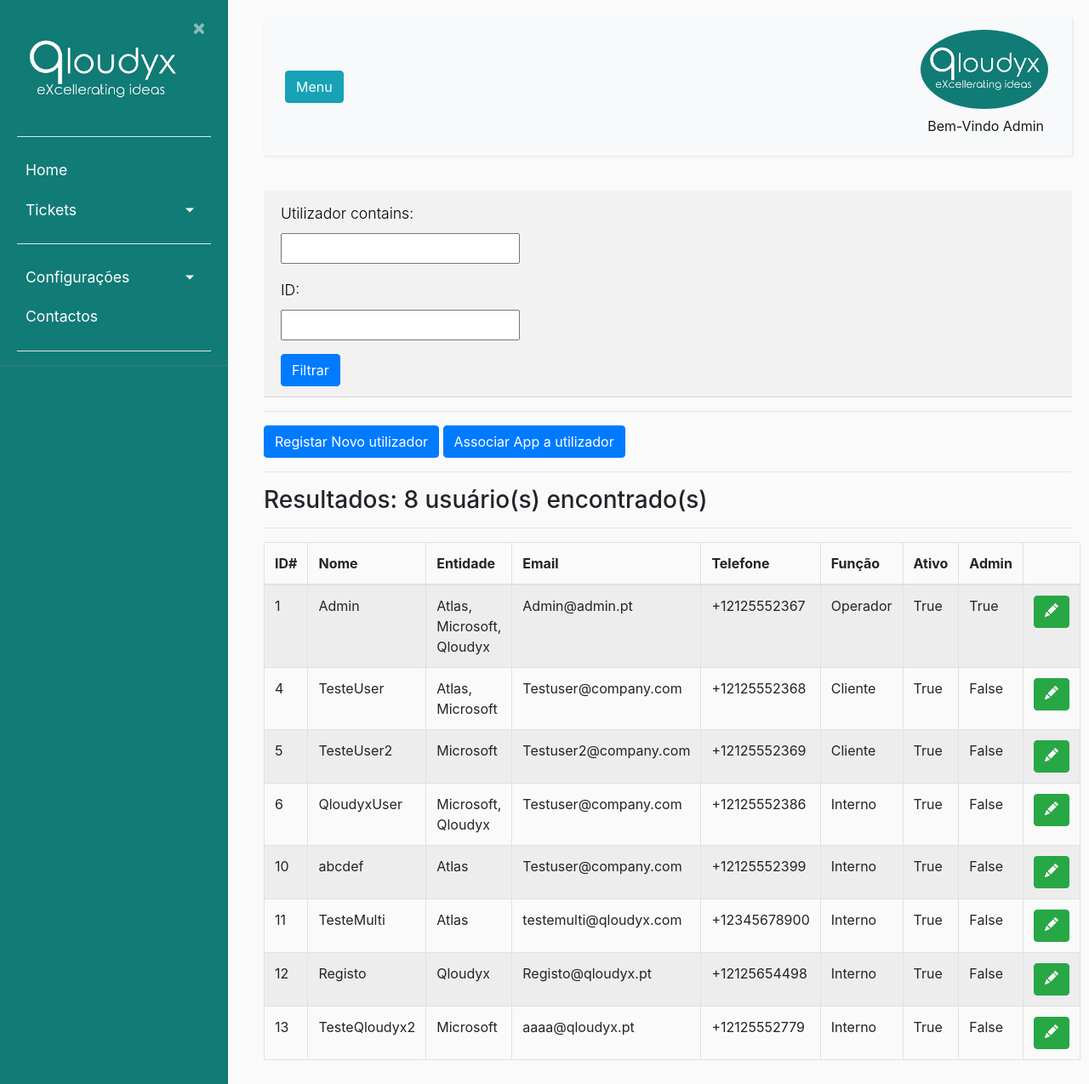
The app's page /listausuarios/ (signed in), older data.
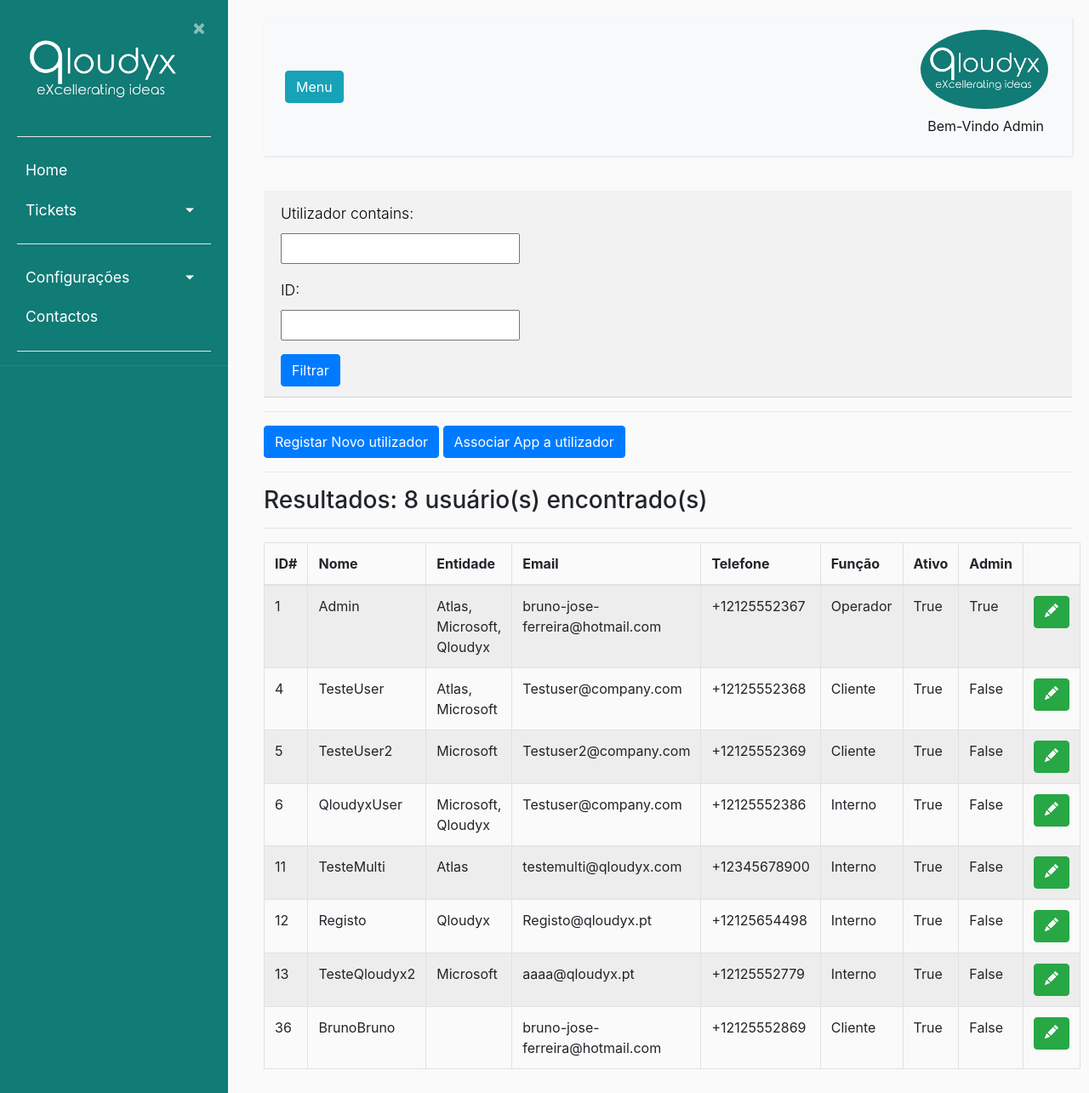
The same page, newer data.
### ticket/models.py (models this page shows, shortened)
class Usuarios(AbstractBaseUser):
    uuid = models.UUIDField(default = uuid.uuid4)
    nome = models.CharField(max_length=100, unique=True,verbose_name='Utilizador')
    email = models.EmailField(verbose_name='E-mail')
    foto = models.ImageField(null=True, blank=True, upload_to='users/uploads/fotos',verbose_name='Foto')
    descricao = models.CharField(max_length=250, null=True)
    EscolhasRole = {
    ("Interno", "Interno"),
    ("Operador", "Operador"),
    ("Cliente", "Cliente"),
    }
    role = models.CharField(max_length=50,choices= EscolhasRole ,verbose_name='Cargo')
    entidade = models.ManyToManyField(Entidades, verbose_name='Entidades')
    telefone = PhoneNumberField(null=True, blank=False, unique=True, verbose_name='Telefone')
    date_of_birth = models.DateField(verbose_name='Data de Nascimento')
    is_active = models.BooleanField(default=True, verbose_name='Ativo?')
    is_admin = models.BooleanField(default=False, verbose_name='Admin?')
    objects = MyUserManager()
    USERNAME_FIELD = 'nome'
    REQUIRED_FIELDS = ['date_of_birth','email']
    def nomes_entidade(self):
            return ', '.join([a.nome for a in self.entidade.all()])
    nomes_entidade.short_description = "Entidades"

class Entidades(models.Model):
    nome = models.CharField(max_length=100)
    externo = models.BooleanField(default=False)

### ticket/views.py (the view)
# urls.py: path('listausuarios/', ticket_views.lista_user, name ='listausuarios'),#lista de usuarios
def lista_user(request):
    usuario =  Usuarios.objects.all()
    userfiltro = UserFilter(request.GET, usuario)
    total_resultados = userfiltro.qs.count()
    return render (request,'ticket/listausuarios.html', {'total':total_resultados,'usuario': userfiltro.qs, 'filter':userfiltro})

### ticket/templates/ticket/listausuarios.html (shortened to what this page needs)
{% extends "ticket/base.html" %}
{% block content %}
<body>
    <div class="card-header">
        <form method="get">
            {{ filter.form.as_p }}
            <button type="submit" class="btn btn-primary">Filtrar</button>
        </form>
    </div>
    <hr>
    <button type="button" class="btn btn-primary"><a href="{% url 'register' %}">Registar Novo utilizador</a></button>
    <button type="button" class="btn btn-primary"><a href="{% url 'criar_appuser' %}">Associar App a utilizador</a></button>
    <hr>
    <h3>Resultados: {{ total }} usuário(s) encontrado(s)</h3>
    <hr>
    <table class="table table-bordered table-striped">
        <thead>
            <tr>
                <th>ID#</th>
                <th>Nome</th>
                <th>Entidade</th>
                <th>Email</th>
                <th>Telefone</th>
                <th>Função</th>
                <th>Ativo</th>
                <th>Admin</th>
                <th></th>
            </tr>
        </thead>
        <tbody>
            {% for usuario in usuario %}
            <tr>
                <td>{{ usuario.id }}</td>
                <td>{{ usuario.nome }}</td>
                <td>{{ usuario.nomes_entidade }}</td>
                <td>{{ usuario.email }}</td>
                <td>{{ usuario.telefone }}</td>
                <td>{{ usuario.role }}</td>
                <td>{{ usuario.is_active }}</td>
                <td>{{ usuario.is_admin }}</td>
                <td>
                    <button type="button" class="btn btn-success"><a title="Editar Utilizador" href="{% url 'editar_perfil' usuario.uuid %}">
                      </a></button>
                </td>
            </tr>
            {% empty %}
            <tr>
                <td colspan="2">Nenhuma aplicação registrada</td>
            </tr>
            {% endfor %}
        </tbody>
    </table>
</body>
{% endblock content %}

### ticket/templates/ticket/base.html (shortened to what this page needs)
{% load static %}
<!DOCTYPE html>
<html lang="en">
<head>
    <link rel="stylesheet" href="https://cdn.jsdelivr.net/npm/bootstrap@4.0.0/dist/css/bootstrap.min.css">
    <link rel="stylesheet" type="text/css" href="{% static 'ticket/main.css' %}">
</head>
<body>
    {% if user.nome == "Registo" %}
    <div class="wrapper">
        <nav id="sidebar">
            <div class="sidebar-header">
                <a href = "{% url 'ticket-home' %}"> <img src="{% static 'ticket/Qloudyx.png' %}" style="width:200px;height:100%;"></a>
                <a class="close" onclick="CloseMenu()">&nbsp×&nbsp</a>
                <hr>
                <form method="post" action="{% url 'logout' %}">
                    {% csrf_token %}
                    <a><button style="color:white; text-align:center" class="astext" type="submit">Logout</button></a>
                </form>
                <hr>
            </div>
            </ul>
        </nav>
            <main role="main" class="container">
                <div class="row">
                    <div class="col-md-8">
                        {% if messages %}
                            {% for message in messages %}
                                <div class="alert alert-{{ message.tags }} ">
                                    {{ message }}
                                </div>
                            {% endfor %}
                        {% endif %}
                    </div>
                </div>
            </main>
            <div class="collapse navbar-collapse" id="navbarSupportedContent">
                <ul class="nav navbar-nav ml-auto">
                    <li class="nav-item active">
                        <div class="dropdown">
                            {% if user.is_authenticated %}
                            <img src= "{{ user.foto.url }} " alt="Menu" class="rounded-circle" width="150" />
                            <center>
                            </center>
                        </div>
                        {% endif %}
                    </li>
                </ul>
                </div>
        </div>
        {% block restricted %}{% endblock %}
    {% else %}
    <div class="wrapper">
        <nav id="sidebar">
            <div class="sidebar-header">
                <a href = "{% url 'ticket-home' %}"> <img src="{% static 'ticket/Qloudyx.png' %}" style="width:200px;height:100%;"></a>
                <a class="close" onclick="CloseMenu()">&nbsp×&nbsp</a>
                <hr>
            </div>
            <ul class="list-unstyled components" >
                <li>
                    <a href="{% url 'ticket-home' %}">Home</a>
                    {% if user.is_authenticated %}
                    <a href="#pageSubmenu" data-toggle="collapse" aria-expanded="false" class="dropdown-toggle">Tickets</a>
                    {% endif %}
                </li>
                <li>
                    {% if user.is_authenticated %}
                    <hr>
                    <a href="#homeSubmenu" data-toggle="collapse" aria-expanded="false" class="dropdown-toggle">Configurações</a>
                    {% endif %}
                    <a href="#">Contactos</a>
                    <hr>
            </ul>
        </nav>
        </div>
        <div id="content">
            <nav class="navbar navbar-expand-lg navbar-light bg-light">
                <div class="container-fluid">
                    <button type="button" id="sidebarCollapse" onClick="OpenMenu()" class="btn btn-info">
                        <span>Menu</span>
                    </button>
                    {% if user.is_authenticated %}
                    <div class="collapse navbar-collapse" id="navbarSupportedContent">
                        <ul class="nav navbar-nav ml-auto">
                            <li class="nav-item active">
                                <div class="dropdown">
                                    {% if user.is_authenticated %}
                                    <img src= "{{ user.foto.url }} " alt="Menu" class="rounded-circle" width="150" />
                                </div>
                                <a class="nav-link" href="#">Bem-Vindo {{user.nome}}</a>
                                {% endif %}
                            </li>
                        </ul>
                    </div>
                    {% endif %}
                </div>
            </nav>
            <main role="main" class="container">
                <div class="row">
                    <div class="col-md-8">
                    </div>
                </div>
            </main>
            {% block content %}{% endblock %}
            {% endif %}
</body>
</html>

### ticket/static/ticket/main.css (style rules this page uses)
body { background: #fafafa; }
p { font-size: 1.1em; font-weight: 300; line-height: 1.7em; max-width: 250px; color: black; display:block; text-align: left; }
hr { background-color: white; }
a, a:hover, a:focus { color: inherit; text-decoration: none; transition: all 0.3s; }
.navbar { padding: 15px 10px; background: #fff; border: none; border-radius: 0; margin-bottom: 40px; box-shadow: 1px 1px 3px rgba(0, 0, 0, 0.1); }
.wrapper { display: flex; width: 100%; align-items: stretch; }
#sidebar { height: 100%; width: 250; position: fixed; z-index: 1; overflow-x: hidden; background: #117B76; color: #fff; transition: all 0.3s; }
#sidebar .sidebar-header { padding-left: 20px; padding-top: 20px; padding-right: 20px; background: #117B76; }
#sidebar ul.components { padding-left: 20px; padding-right: 20px; border-bottom: 1px solid #47748b; }
#sidebar ul li a { padding: 10px; font-size: 1.1em; display: block; }
a[data-toggle="collapse"] { position: relative; }
.dropdown-toggle::after { display: block; position: absolute; top: 50%; right: 20px; transform: translateY(-50%); }
#content { margin-left: 290px; position: relative; padding: 20px; min-height: 100vh; transition: all 0.3s; }

### ticket/templates/ticket/base.html (style rules this page uses)
.dropdown { position: relative; display: inline-block; }

Row changes from the older to the newer data that the page shows:
removed Usuarios: id "10", nome "abcdef", nomes_entidade "Atlas", email "Testuser@company.com", telefone "+12125552399", role "Interno", is_active "True", is_admin "False"
changed Usuarios "Admin": email "Admin@admin.pt" → "bruno-jose-ferreira@hotmail.com"
added Usuarios: id "36", nome "BrunoBruno", email "bruno-jose-ferreira@hotmail.com", telefone "+12125552869", role "Cliente", is_active "True", is_admin "False"
